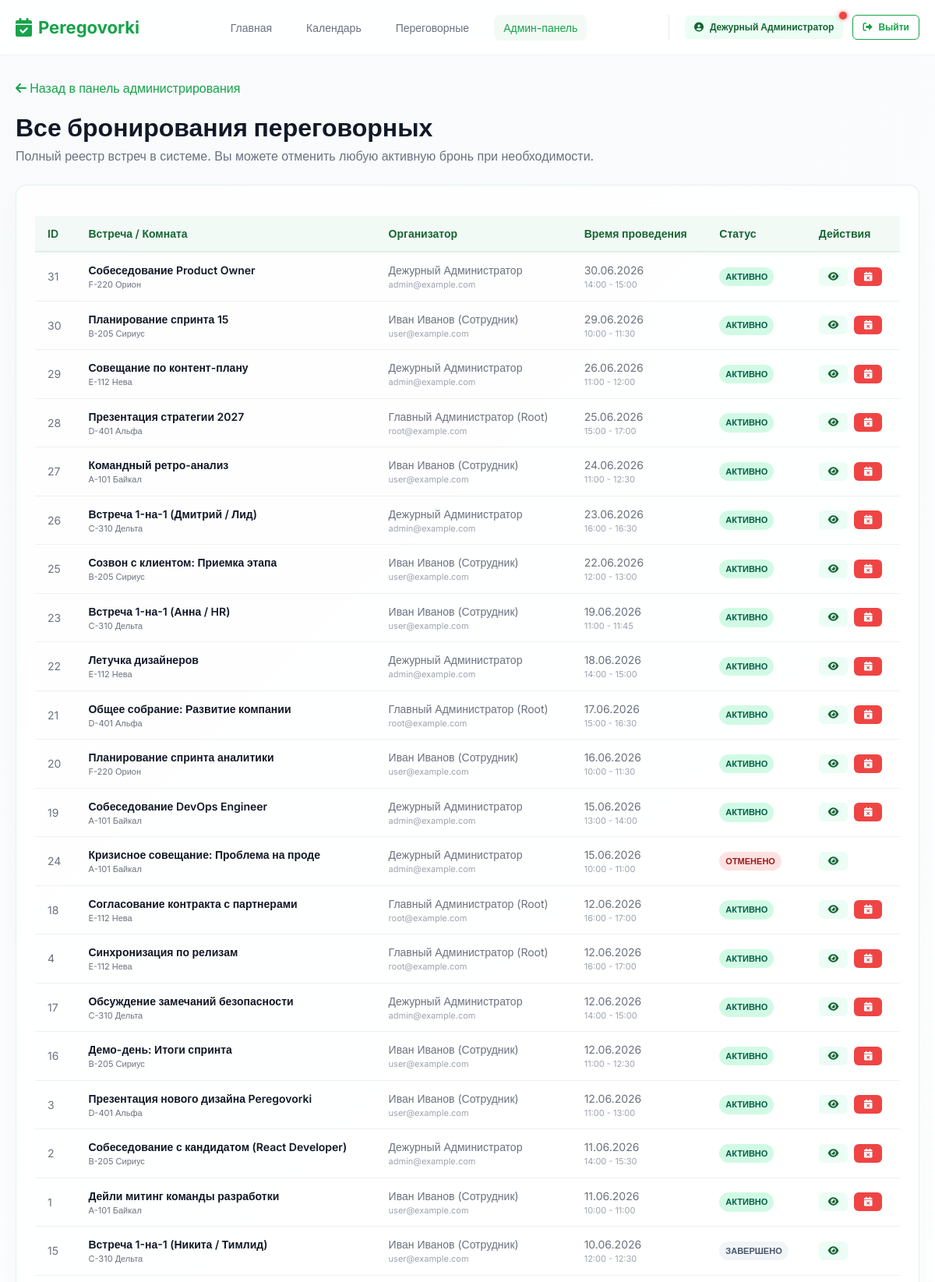
The page /admin/bookings (signed in, upper part) on the database its author committed.
### app/models.py (models this page shows, shortened)
class User(db.Model, UserMixin):
    __tablename__ = 'users'
    id = db.Column(db.Integer, primary_key=True)
    email = db.Column(db.String(120), unique=True, nullable=False, index=True)
    full_name = db.Column(db.String(100), nullable=False)
    password_hash = db.Column(db.String(255), nullable=False)
    role = db.Column(db.String(20), nullable=False, default='user')  # 'root', 'admin', 'user'
    is_active = db.Column(db.Boolean, default=True, nullable=False)
    created_at = db.Column(db.DateTime, default=datetime.utcnow, nullable=False)
    can_manage_rooms = db.Column(db.Boolean, default=False, nullable=False)
    can_manage_bookings = db.Column(db.Boolean, default=False, nullable=False)
    can_manage_users = db.Column(db.Boolean, default=False, nullable=False)
    can_view_analytics = db.Column(db.Boolean, default=False, nullable=False)
    can_export_reports = db.Column(db.Boolean, default=False, nullable=False)
    can_view_audit_logs = db.Column(db.Boolean, default=False, nullable=False)
    bookings = db.relationship('Booking', backref='organizer', lazy=True, cascade='all, delete-orphan')
    notifications = db.relationship('Notification', backref='user', lazy=True, cascade='all, delete-orphan')
    audit_logs = db.relationship('AuditLog', backref='user', lazy=True)

class Booking(db.Model):
    __tablename__ = 'bookings'
    id = db.Column(db.Integer, primary_key=True)
    user_id = db.Column(db.Integer, db.ForeignKey('users.id', ondelete='CASCADE'), nullable=False)
    room_id = db.Column(db.Integer, db.ForeignKey('rooms.id', ondelete='CASCADE'), nullable=False)
    title = db.Column(db.String(150), nullable=False)
    description = db.Column(db.Text, nullable=True)
    participants_count = db.Column(db.Integer, default=1, nullable=False)
    start_at = db.Column(db.DateTime, nullable=False, index=True)
    end_at = db.Column(db.DateTime, nullable=False, index=True)
    status = db.Column(db.String(20), default='active', nullable=False)  # 'active', 'cancelled', 'completed'
    created_at = db.Column(db.DateTime, default=datetime.utcnow, nullable=False)
    updated_at = db.Column(db.DateTime, default=datetime.utcnow, onupdate=datetime.utcnow, nullable=False)
    participants = db.relationship('BookingParticipant', backref='booking', lazy=True, cascade='all, delete-orphan')
    attachments = db.relationship('Attachment', backref='booking', lazy=True, cascade='all, delete-orphan')
    notifications = db.relationship('Notification', backref='booking', lazy=True)

class Room(db.Model):
    __tablename__ = 'rooms'
    id = db.Column(db.Integer, primary_key=True)
    name = db.Column(db.String(100), unique=True, nullable=False, index=True)
    capacity = db.Column(db.Integer, nullable=False)
    location = db.Column(db.String(150), nullable=False)
    equipment = db.Column(db.String(255), nullable=True)  # Comma-separated list or text
    description = db.Column(db.Text, nullable=True)
    is_active = db.Column(db.Boolean, default=True, nullable=False)
    status = db.Column(db.String(20), default='active', nullable=False)  # 'active', 'repair', 'unavailable'
    created_at = db.Column(db.DateTime, default=datetime.utcnow, nullable=False)
    bookings = db.relationship('Booking', backref='room', lazy=True, cascade='all, delete-orphan')

### app/admin.py (the view)
@admin_bp.route('/bookings')
@login_required
@admin_required('can_manage_bookings')
def list_bookings():
    bookings = Booking.query.order_by(Booking.start_at.desc()).all()
    return render_template('admin/bookings.html', bookings=bookings)

### app/__init__.py (called while the page is built)
@login_manager.user_loader
def load_user(user_id):
    user = User.query.get(int(user_id))
    if user and user.is_active:
        return user
    return None

### app/templates/admin/bookings.html (shortened to what this page needs)
{% extends "base.html" %}
{% block content %}
<div style="margin-bottom: 25px;">
    <a href="{{ url_for('admin.dashboard') }}" style="color: var(--primary-green); text-decoration: none; font-weight: 500;">
        <i class="fa-solid fa-arrow-left"></i> Назад в панель администрирования
    </a>
    <h1 style="font-weight: 700; margin-top: 15px;">Все бронирования переговорных</h1>
    <p style="color: var(--text-secondary);">Полный реестр встреч в системе. Вы можете отменить любую активную бронь при необходимости.</p>
</div>
<div class="glass-card">
    {% if bookings %}
        <div class="table-wrapper">
            <table class="table">
                <thead>
                    <tr>
                        <th>ID</th>
                        <th>Встреча / Комната</th>
                        <th>Организатор</th>
                        <th>Время проведения</th>
                        <th>Статус</th>
                        <th>Действия</th>
                    </tr>
                </thead>
                <tbody>
                    {% for b in bookings %}
                        <tr>
                            <td>{{ b.id }}</td>
                            <td>
                                <a href="{{ url_for('booking.detail', booking_id=b.id) }}" style="font-weight: 600; color: var(--text-primary); text-decoration: none;">
                                    {{ b.title }}
                                </a>
                                <div style="font-size: 11px; color: var(--text-secondary);">{{ b.room.name }}</div>
                            </td>
                            <td>
                                <div>{{ b.organizer.full_name }}</div>
                                <div style="font-size: 11px; color: var(--text-light);">{{ b.organizer.email }}</div>
                            </td>
                            <td>
                                <div>{{ b.start_at.strftime('%d.%m.%Y') }}</div>
                                <div style="font-size: 11px; color: var(--text-light);">
                                    {{ b.start_at.strftime('%H:%M') }} - {{ b.end_at.strftime('%H:%M') }}
                                </div>
                            </td>
                            <td>
                                {% if b.status == 'active' %}
                                    <span class="badge badge-active">Активно</span>
                                {% elif b.status == 'cancelled' %}
                                    <span class="badge badge-cancelled">Отменено</span>
                                {% else %}
                                    <span class="badge badge-completed">Завершено</span>
                                {% endif %}
                            </td>
                            <td>
                                <div style="display: flex; gap: 8px;">
                                    <a href="{{ url_for('booking.detail', booking_id=b.id) }}" class="btn btn-secondary btn-sm" title="Детали">
                                        <i class="fa-solid fa-eye"></i>
                                    </a>
                                    {% if b.status == 'active' %}
                                        <form action="{{ url_for('booking.cancel_booking', booking_id=b.id) }}" method="POST" onsubmit="return confirm('Вы действительно хотите отменить это бронирование от имени администратора?');" style="display: inline;">
                                            <button type="submit" class="btn btn-danger btn-sm" title="Отменить встречу">
                                                <i class="fa-solid fa-calendar-xmark"></i>
                                            </button>
                                        </form>
                                    {% endif %}
                                </div>
                            </td>
                        </tr>
                    {% endfor %}
                </tbody>
            </table>
        </div>
    {% else %}
        <div style="text-align: center; padding: 40px 0; color: var(--text-light);">
            <i class="fa-regular fa-calendar-times" style="font-size: 44px; margin-bottom: 10px; display: block;"></i>
            История бронирований пуста.
        </div>
    {% endif %}
</div>
{% endblock %}

### app/templates/base.html (shortened to what this page needs)
<!DOCTYPE html>
<html lang="ru">
<head>
    <link rel="stylesheet" href="https://cdnjs.cloudflare.com/ajax/libs/font-awesome/6.4.0/css/all.min.css">
    <link rel="stylesheet" href="{{ url_for('static', filename='css/style.css') }}">
</head>
<body>
    <header>
        <div class="container">
            <nav class="navbar">
                <a href="{{ url_for('index') }}" class="logo">
                    <i class="fa-solid fa-calendar-check"></i> Peregovorki
                </a>
                <ul class="nav-links">
                    <li><a href="{{ url_for('index') }}" class="nav-link {% if request.path == '/' %}active{% endif %}">Главная</a></li>
                    {% if current_user.is_authenticated %}
                        <li><a href="{{ url_for('booking.calendar') }}" class="nav-link {% if 'calendar' in request.path %}active{% endif %}">Календарь</a></li>
                        <li><a href="{{ url_for('rooms.list_rooms') }}" class="nav-link {% if 'rooms' in request.path %}active{% endif %}">Переговорные</a></li>
                        {% if current_user.role in ['admin', 'root'] %}
                            <li><a href="{{ url_for('admin.dashboard') }}" class="nav-link {% if 'admin' in request.path %}active{% endif %}">Админ-панель</a></li>
                        {% endif %}
                    {% endif %}
                </ul>
                <div class="user-profile-nav">
                    {% if current_user.is_authenticated %}
                        <a href="{{ url_for('auth.profile') }}" class="btn btn-secondary btn-sm" style="position: relative;">
                            <i class="fa-solid fa-user-circle"></i> {{ current_user.full_name }}
                            {% if unread_notifications_count > 0 %}
                                <span style="position: absolute; top: -5px; right: -5px; width: 10px; height: 10px; background: #ef4444; border-radius: 50%; box-shadow: 0 0 5px rgba(239, 68, 68, 0.8);"></span>
                            {% endif %}
                        </a>
                        <a href="{{ url_for('auth.logout') }}" class="btn btn-outline btn-sm"><i class="fa-solid fa-sign-out-alt"></i> Выйти</a>
                    {% else %}
                        <a href="{{ url_for('auth.login') }}" class="btn btn-outline btn-sm">Войти</a>
                        <a href="{{ url_for('auth.register') }}" class="btn btn-primary btn-sm">Регистрация</a>
                    {% endif %}
                </div>
            </nav>
        </div>
    </header>
    <main>
        <div class="container">
            {% block content %}{% endblock %}
        </div>
    </main>
</body>
</html>

### app/static/css/style.css (style rules this page uses)
:root { --primary-green: #16A34A; --primary-green-hover: #166534; --primary-green-light: #ECFDF5; --accent-green-bg: rgba(22, 163, 74, 0.05); --text-primary: #111827; --text-secondary: #6B7280; --text-light: #9CA3AF; --bg-main: #F8FAFC; --bg-gradient: linear-gradient(135deg, #F8FAFC 0%, #FFFFFF 100%); --glass-bg: rgba(255, 255, 255, 0.8); --glass-border: rgba(22, 163, 74, 0.12); --glass-shadow: 0 10px 30px -10px rgba(22, 163, 74, 0.08); --radius-sm: 8px; --radius-md: 14px; --radius-lg: 24px; --transition-fast: 0.2s ease; --transition-smooth: 0.3s cubic-bezier(0.4, 0, 0.2, 1); }
* { box-sizing: border-box; margin: 0; padding: 0; }
body { font-family: 'Inter', sans-serif; color: var(--text-primary); background: var(--bg-gradient); background-attachment: fixed; min-height: 100vh; display: flex; flex-direction: column; line-height: 1.5; }
.glass-card { background: var(--glass-bg); backdrop-filter: blur(12px); -webkit-backdrop-filter: blur(12px); border: 1px solid var(--glass-border); border-radius: var(--radius-md); box-shadow: var(--glass-shadow); padding: 24px; transition: transform var(--transition-smooth), box-shadow var(--transition-smooth); }
.container { width: 100%; max-width: 1200px; margin: 0 auto; padding: 0 20px; }
main { flex-grow: 1; padding: 30px 0; }
header { background: rgba(255, 255, 255, 0.85); backdrop-filter: blur(8px); border-bottom: 1px solid rgba(5, 150, 105, 0.08); position: sticky; top: 0; z-index: 100; }
.navbar { display: flex; justify-content: space-between; align-items: center; height: 70px; }
.logo { font-size: 22px; font-weight: 700; color: var(--primary-green); text-decoration: none; display: flex; align-items: center; gap: 8px; }
.logo i { font-size: 24px; }
.nav-links { display: flex; align-items: center; list-style: none; gap: 20px; }
.nav-link { color: var(--text-secondary); text-decoration: none; font-weight: 500; font-size: 14px; padding: 8px 12px; border-radius: var(--radius-sm); transition: var(--transition-fast); }
.nav-link:hover, .nav-link.active { color: var(--primary-green); background: var(--accent-green-bg); }
.user-profile-nav { display: flex; align-items: center; gap: 12px; border-left: 1px solid rgba(0,0,0,0.08); padding-left: 20px; }
.btn { display: inline-flex; align-items: center; justify-content: center; gap: 8px; font-family: inherit; font-weight: 600; font-size: 14px; padding: 10px 18px; border-radius: var(--radius-sm); border: none; cursor: pointer; transition: var(--transition-fast); text-decoration: none; }
.btn-secondary { background: var(--primary-green-light); color: var(--primary-green-hover); }
.btn-outline { background: transparent; border: 1.5px solid var(--primary-green); color: var(--primary-green); }
.btn-danger { background: #ef4444; color: white; }
.btn-sm { padding: 6px 12px; font-size: 12px; border-radius: 6px; }
.badge { display: inline-flex; align-items: center; padding: 4px 8px; font-size: 11px; font-weight: 600; border-radius: 20px; text-transform: uppercase; }
.badge-active { background: #d1fae5; color: #065f46; }
.badge-cancelled { background: #fee2e2; color: #991b1b; }
.badge-completed { background: #f1f5f9; color: #475569; }
.table-wrapper { overflow-x: auto; margin-top: 15px; }
.table { width: 100%; border-collapse: collapse; text-align: left; font-size: 14px; }
.table th { background: var(--accent-green-bg); color: var(--primary-green-hover); font-weight: 600; padding: 12px 16px; border-bottom: 2px solid var(--glass-border); }
.table td { padding: 12px 16px; border-bottom: 1px solid rgba(0,0,0,0.06); color: var(--text-secondary); vertical-align: middle; }

### rows shown on the page
User: full_name "Дежурный Администратор"
Booking: id "31", title "Собеседование Product Owner", room.name "F-220 Орион", organizer.full_name "Дежурный Администратор", organizer.email "admin@example.com", start_at "30.06.2026", start_at "14:00", end_at "15:00", status "АКТИВНО"
Booking: id "30", title "Планирование спринта 15", room.name "B-205 Сириус", organizer.full_name "Иван Иванов (Сотрудник)", organizer.email "user@example.com", start_at "29.06.2026", start_at "10:00", end_at "11:30", status "АКТИВНО"
Booking: id "29", title "Совещание по контент-плану", room.name "E-112 Нева", organizer.full_name "Дежурный Администратор", organizer.email "admin@example.com", start_at "26.06.2026", start_at "11:00", end_at "12:00", status "АКТИВНО"
Booking: id "28", title "Презентация стратегии 2027", room.name "D-401 Альфа", organizer.full_name "Главный Администратор (Root)", organizer.email "root@example.com", start_at "25.06.2026", start_at "15:00", end_at "17:00", status "АКТИВНО"
Booking: id "27", title "Командный ретро-анализ", room.name "А-101 Байкал", organizer.full_name "Иван Иванов (Сотрудник)", organizer.email "user@example.com", start_at "24.06.2026", start_at "11:00", end_at "12:30", status "АКТИВНО"
Booking: id "26", title "Встреча 1-на-1 (Дмитрий / Лид)", room.name "C-310 Дельта", organizer.full_name "Дежурный Администратор", organizer.email "admin@example.com", start_at "23.06.2026", start_at "16:00", end_at "16:30", status "АКТИВНО"
Booking: id "25", title "Созвон с клиентом: Приемка этапа", room.name "B-205 Сириус", organizer.full_name "Иван Иванов (Сотрудник)", organizer.email "user@example.com", start_at "22.06.2026", start_at "12:00", end_at "13:00", status "АКТИВНО"
Booking: id "23", title "Встреча 1-на-1 (Анна / HR)", room.name "C-310 Дельта", organizer.full_name "Иван Иванов (Сотрудник)", organizer.email "user@example.com", start_at "19.06.2026", start_at "11:00", end_at "11:45", status "АКТИВНО"
Booking: id "22", title "Летучка дизайнеров", room.name "E-112 Нева", organizer.full_name "Дежурный Администратор", organizer.email "admin@example.com", start_at "18.06.2026", start_at "14:00", end_at "15:00", status "АКТИВНО"
Booking: id "21", title "Общее собрание: Развитие компании", room.name "D-401 Альфа", organizer.full_name "Главный Администратор (Root)", organizer.email "root@example.com", start_at "17.06.2026", start_at "15:00", end_at "16:30", status "АКТИВНО"
Booking: id "20", title "Планирование спринта аналитики", room.name "F-220 Орион", organizer.full_name "Иван Иванов (Сотрудник)", organizer.email "user@example.com", start_at "16.06.2026", start_at "10:00", end_at "11:30", status "АКТИВНО"
Booking: id "19", title "Собеседование DevOps Engineer", room.name "А-101 Байкал", organizer.full_name "Дежурный Администратор", organizer.email "admin@example.com", start_at "15.06.2026", start_at "13:00", end_at "14:00", status "АКТИВНО"
Booking: id "24", title "Кризисное совещание: Проблема на проде", room.name "А-101 Байкал", organizer.full_name "Дежурный Администратор", organizer.email "admin@example.com", start_at "15.06.2026", start_at "10:00", end_at "11:00", status "ОТМЕНЕНО"
Booking: id "18", title "Согласование контракта с партнерами", room.name "E-112 Нева", organizer.full_name "Главный Администратор (Root)", organizer.email "root@example.com", start_at "12.06.2026", start_at "16:00", end_at "17:00", status "АКТИВНО"
Booking: id "4", title "Синхронизация по релизам", room.name "E-112 Нева", organizer.full_name "Главный Администратор (Root)", organizer.email "root@example.com", start_at "12.06.2026", start_at "16:00", end_at "17:00", status "АКТИВНО"
Booking: id "17", title "Обсуждение замечаний безопасности", room.name "C-310 Дельта", organizer.full_name "Дежурный Администратор", organizer.email "admin@example.com", start_at "12.06.2026", start_at "14:00", end_at "15:00", status "АКТИВНО"
Booking: id "16", title "Демо-день: Итоги спринта", room.name "B-205 Сириус", organizer.full_name "Иван Иванов (Сотрудник)", organizer.email "user@example.com", start_at "12.06.2026", start_at "11:00", end_at "12:30", status "АКТИВНО"
Booking: id "3", title "Презентация нового дизайна Peregovorki", room.name "D-401 Альфа", organizer.full_name "Иван Иванов (Сотрудник)", organizer.email "user@example.com", start_at "12.06.2026", start_at "11:00", end_at "13:00", status "АКТИВНО"
Booking: id "2", title "Собеседование с кандидатом (React Developer)", room.name "B-205 Сириус", organizer.full_name "Дежурный Администратор", organizer.email "admin@example.com", start_at "11.06.2026", start_at "14:00", end_at "15:30", status "АКТИВНО"
Booking: id "1", title "Дейли митинг команды разработки", room.name "А-101 Байкал", organizer.full_name "Иван Иванов (Сотрудник)", organizer.email "user@example.com", start_at "11.06.2026", start_at "10:00", end_at "11:00", status "АКТИВНО"
Booking: id "15", title "Встреча 1-на-1 (Никита / Тимлид)", room.name "C-310 Дельта", organizer.full_name "Иван Иванов (Сотрудник)", organizer.email "user@example.com", start_at "10.06.2026", start_at "12:00", end_at "12:30", status "ЗАВЕРШЕНО"
